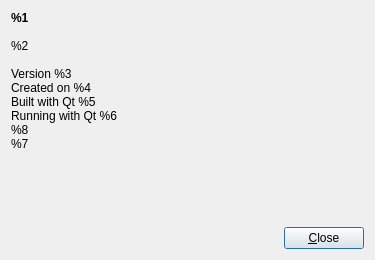
<?xml version="1.0" encoding="UTF-8"?>
<ui version="4.0">
 <class>AboutDialog</class>
 <widget class="QDialog" name="AboutDialog">
  <property name="geometry">
   <rect>
    <x>0</x>
    <y>0</y>
    <width>375</width>
    <height>260</height>
   </rect>
  </property>
  <property name="windowTitle">
   <string>About %1</string>
  </property>
  <property name="modal">
   <bool>true</bool>
  </property>
  <layout class="QVBoxLayout" name="vlAbout">
   <item>
    <widget class="QLabel" name="labAbout">
     <property name="sizePolicy">
      <sizepolicy hsizetype="Expanding" vsizetype="Expanding">
       <horstretch>0</horstretch>
       <verstretch>0</verstretch>
      </sizepolicy>
     </property>
     <property name="text">
      <string>&lt;span style=&quot; font-weight:600;&quot;&gt;%1&lt;/span&gt;&lt;br/&gt;
&lt;br/&gt;
%2&lt;br/&gt;
&lt;br/&gt;
Version %3&lt;br/&gt;
Created on %4&lt;br/&gt;
Built with Qt %5&lt;br/&gt;
Running with Qt %6&lt;br/&gt;
%8&lt;br/&gt;
%7</string>
     </property>
     <property name="alignment">
      <set>Qt::AlignLeading|Qt::AlignLeft|Qt::AlignTop</set>
     </property>
     <property name="wordWrap">
      <bool>false</bool>
     </property>
     <property name="openExternalLinks">
      <bool>true</bool>
     </property>
    </widget>
   </item>
   <item>
    <layout class="QHBoxLayout" name="hlButtons">
     <item>
      <spacer name="hsButtons">
       <property name="orientation">
        <enum>Qt::Horizontal</enum>
       </property>
       <property name="sizeHint" stdset="0">
        <size>
         <width>40</width>
         <height>20</height>
        </size>
       </property>
      </spacer>
     </item>
     <item>
      <widget class="QPushButton" name="cmdClose">
       <property name="sizePolicy">
        <sizepolicy hsizetype="Minimum" vsizetype="Minimum">
         <horstretch>0</horstretch>
         <verstretch>0</verstretch>
        </sizepolicy>
       </property>
       <property name="text">
        <string>&amp;Close</string>
       </property>
      </widget>
     </item>
    </layout>
   </item>
  </layout>
 </widget>
 <resources/>
 <connections>
  <connection>
   <sender>cmdClose</sender>
   <signal>clicked()</signal>
   <receiver>AboutDialog</receiver>
   <slot>close()</slot>
   <hints>
    <hint type="sourcelabel">
     <x>327</x>
     <y>228</y>
    </hint>
    <hint type="destinationlabel">
     <x>187</x>
     <y>124</y>
    </hint>
   </hints>
  </connection>
 </connections>
</ui>
